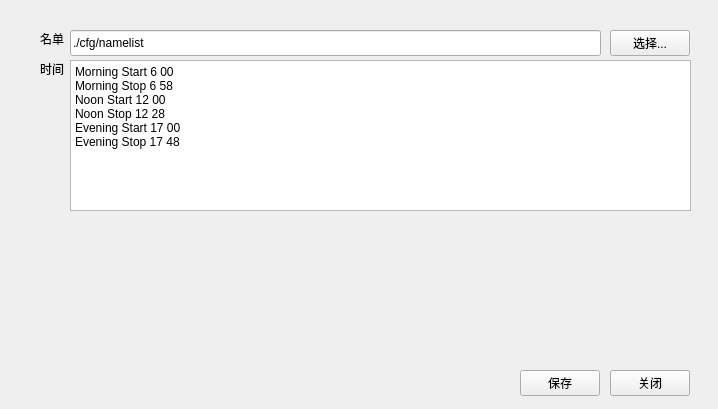
<?xml version="1.0" encoding="UTF-8"?>
<ui version="4.0">
 <class>AdminPanel</class>
 <widget class="QWidget" name="AdminPanel">
  <property name="geometry">
   <rect>
    <x>0</x>
    <y>0</y>
    <width>718</width>
    <height>409</height>
   </rect>
  </property>
  <property name="windowTitle">
   <string>AdminPanel</string>
  </property>
  <property name="windowIcon">
   <iconset theme="QIcon::ThemeIcon::UserAvailable"/>
  </property>
  <widget class="QPushButton" name="ButtonClose">
   <property name="geometry">
    <rect>
     <x>610</x>
     <y>370</y>
     <width>80</width>
     <height>26</height>
    </rect>
   </property>
   <property name="text">
    <string>关闭</string>
   </property>
  </widget>
  <widget class="QPushButton" name="ButtonSave">
   <property name="geometry">
    <rect>
     <x>520</x>
     <y>370</y>
     <width>80</width>
     <height>26</height>
    </rect>
   </property>
   <property name="text">
    <string>保存</string>
   </property>
  </widget>
  <widget class="QLabel" name="NamelistLabel">
   <property name="geometry">
    <rect>
     <x>40</x>
     <y>30</y>
     <width>31</width>
     <height>18</height>
    </rect>
   </property>
   <property name="text">
    <string>名单</string>
   </property>
  </widget>
  <widget class="QLineEdit" name="NamelistPath">
   <property name="geometry">
    <rect>
     <x>70</x>
     <y>30</y>
     <width>531</width>
     <height>26</height>
    </rect>
   </property>
   <property name="text">
    <string>./cfg/namelist</string>
   </property>
  </widget>
  <widget class="QPushButton" name="pushButton">
   <property name="geometry">
    <rect>
     <x>610</x>
     <y>30</y>
     <width>80</width>
     <height>26</height>
    </rect>
   </property>
   <property name="text">
    <string>选择...</string>
   </property>
  </widget>
  <widget class="QLabel" name="label">
   <property name="geometry">
    <rect>
     <x>40</x>
     <y>60</y>
     <width>58</width>
     <height>18</height>
    </rect>
   </property>
   <property name="text">
    <string>时间</string>
   </property>
  </widget>
  <widget class="QPlainTextEdit" name="plainTextEdit">
   <property name="geometry">
    <rect>
     <x>70</x>
     <y>60</y>
     <width>621</width>
     <height>151</height>
    </rect>
   </property>
   <property name="plainText">
    <string>Morning Start 6 00
Morning Stop 6 58
Noon Start 12 00
Noon Stop 12 28
Evening Start 17 00
Evening Stop 17 48</string>
   </property>
  </widget>
 </widget>
 <resources/>
 <connections/>
</ui>
